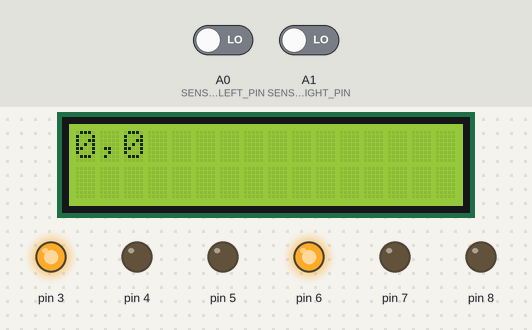
Simulated run of this sketch. Board: Arduino Uno, built with avr-gcc and run on an emulated ATmega328P. On the bench: 16×2 character LCD, output pins drawn as LEDs (lit = HIGH). The inputs (shaded band) are chosen by the test bench; at power-on: A0 (SENSOR_LEFT_PIN) LOW, A1 (SENSOR_RIGHT_PIN) LOW. What the sketch prints to the serial monitor is not drawn.

Above: at 1.2 s.
1.3 s: A0 (SENSOR_LEFT_PIN) driven HIGH
At 2.3 s:
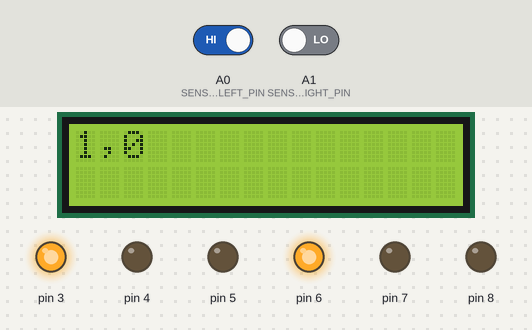
2.8 s: A1 (SENSOR_RIGHT_PIN) driven HIGH
At 3.8 s:
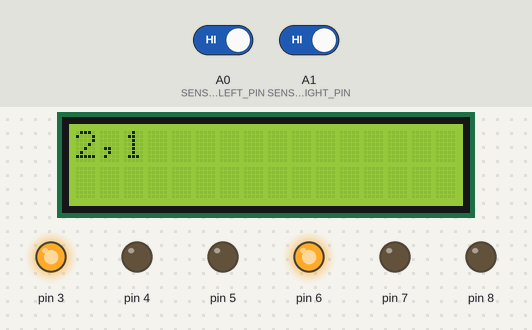
4.4 s: A0 (SENSOR_LEFT_PIN) driven LOW
At 5.3 s:
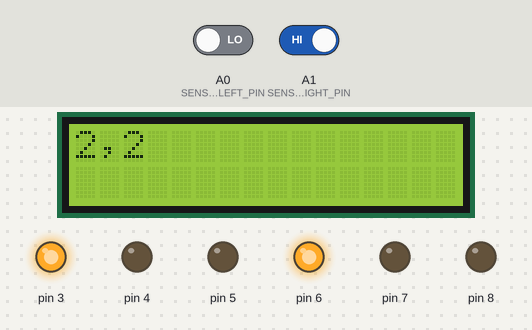
5.9 s: A0 (SENSOR_LEFT_PIN) driven HIGH
At 6.8 s:
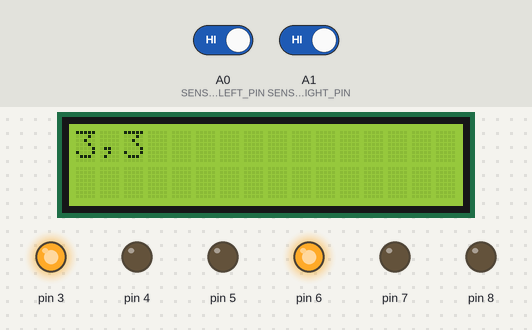
7.4 s: A1 (SENSOR_RIGHT_PIN) driven LOW
At 8.2 s:
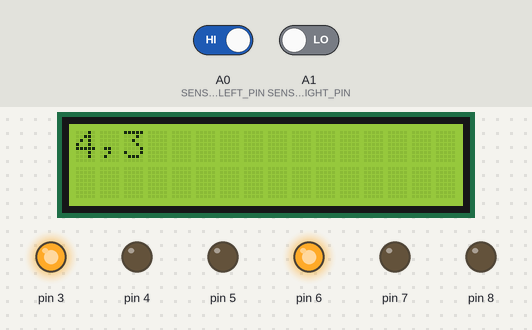
9.0 s: A1 (SENSOR_RIGHT_PIN) driven HIGH
At 9.7 s:
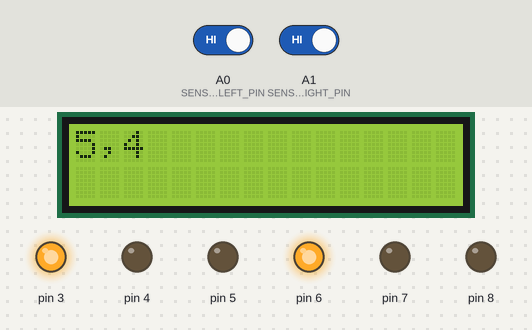
Timing chart, 0 to 11.5 s (numbered marks = the images above; inputs shaded):
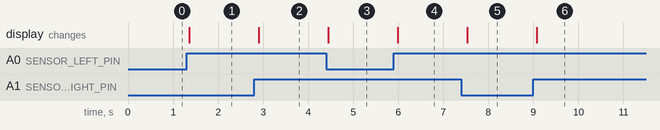

Measured:
- after the input at 1.3 s, the display: changes after 0.06 s (image 1)
- after the input at 2.8 s, the display: changes after 0.10 s (image 2)
- after the input at 4.4 s, the display: changes after 0.05 s (image 3)
- after the input at 5.9 s, the display: changes after 0.09 s (image 4)
- after the input at 7.4 s, the display: changes after 0.13 s (image 5)
- after the input at 9.0 s, the display: changes after 0.07 s (image 6)

The sketch:

arduino.ino
```cpp
// Błażej Pawluk

#include "Wheels.h"
#include "PinChangeInterrupt.h"
#include <Wire.h>
#include <LiquidCrystal_I2C.h>

#define SENSOR_LEFT_PIN A0
#define SENSOR_RIGHT_PIN A1

// LCD I2C
LiquidCrystal_I2C lcd(0x27, 16, 2);

// orange, blue, yellow, green, brown, purple
Wheels w(3, 6, 4, 5, 7, 8);

// sensor counters
volatile int sensorL, sensorR;

void setup() {

  Serial.begin(115200);

  pinMode(SENSOR_LEFT_PIN, INPUT);
  pinMode(SENSOR_RIGHT_PIN, INPUT);

  sensorL = 0;
  sensorR = 0;

  // I2C LCD
  lcd.init();
  lcd.backlight();

  // Wyświetlenie wartości początkowej
  lcd.clear();
  lcd.setCursor(0, 0);
  lcd.print("0,0");

  // Przerwania dla A0 i A1
  PCICR = 0x02;
  PCMSK1 = 0x03;

  // w.forward();
}

void loop() {

  // Zbudowanie dokładnie tego samego tekstu,
  // który zostanie wysłany przez Serial
  String data = String(sensorL) + "," + String(sensorR);

  // UART
  Serial.println(data);

  // LCD
  lcd.clear();
  lcd.setCursor(0, 0);
  lcd.print(data);

  delay(250);
}

ISR(PCINT1_vect) {

  if (PINC & (1 << PC0)) {
    sensorL++;
  }

  if (PINC & (1 << PC1)) {
    sensorR++;
  }
}
```

Wheels.cpp
```cpp
// Błażej Pawluk

#include <Arduino.h>
#include "Wheels.h"

#define SET_MOVEMENT(side, s1, s2) digitalWrite(side[0], s1); digitalWrite(side[1], s2);

Wheels::Wheels(uint8_t ENA, uint8_t ENB, uint8_t IN1, uint8_t IN2, uint8_t IN3, uint8_t IN4) {
  pinMode(ENA, OUTPUT); this->pinsL[2] = ENA;
  pinMode(IN1, OUTPUT); this->pinsL[0] = IN1;
  pinMode(IN2, OUTPUT); this->pinsL[1] = IN2;

  pinMode(ENB, OUTPUT); this->pinsR[2] = ENB;
  pinMode(IN3, OUTPUT); this->pinsR[0] = IN3;
  pinMode(IN4, OUTPUT); this->pinsR[1] = IN4;

  setSpeed(255);
}

void Wheels::setSpeedL(uint8_t s) {
  analogWrite(this->pinsL[2], s);
  this->speedL = s;
}

void Wheels::setSpeedR(uint8_t s) {
  analogWrite(this->pinsR[2], s);
  this->speedR = s;
}

void Wheels::setSpeed(uint8_t s) {
  setSpeedL(s);
  setSpeedR(s);
}

void Wheels::forwardL() {
  SET_MOVEMENT(pinsL, HIGH, LOW);
}

void Wheels::forwardR() {
  SET_MOVEMENT(pinsR, LOW, HIGH);
}

void Wheels::forward() {
  this->forwardL();
  this->forwardR();
}

void Wheels::backL() {
  SET_MOVEMENT(pinsL, LOW, HIGH);
}

void Wheels::backR() {
  SET_MOVEMENT(pinsR, HIGH, LOW);
}

void Wheels::back() {
  this->backL();
  this->backR();
}

void Wheels::stopL() {
  SET_MOVEMENT(pinsL, LOW, LOW);
}

void Wheels::stopR() {
  SET_MOVEMENT(pinsR, LOW, LOW);
}

void Wheels::stop() {
  this->stopL();
  this->stopR();
}
```

Wheels.h
```cpp
// Błażej Pawluk

#ifndef WHEELS
#define WHEELS

#include <Arduino.h>

class Wheels {
  public:
    Wheels(uint8_t ENA, uint8_t ENB, uint8_t IN1, uint8_t IN2, uint8_t IN3, uint8_t IN4);

    void setSpeedL(uint8_t);
    void setSpeedR(uint8_t);
    void setSpeed(uint8_t);

    void forwardL();
    void forwardR();
    void forward();

    void backL();
    void backR();
    void back();

    void stopL();
    void stopR();
    void stop();

  private:
    uint8_t pinsL[3];
    uint8_t pinsR[3];
    uint8_t speedR, speedL;
};

#endif
```
